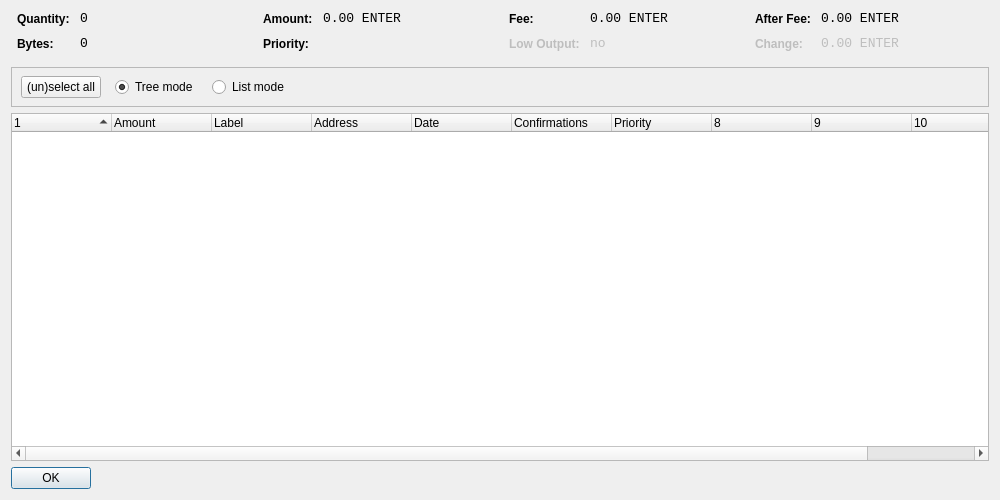
<?xml version="1.0" encoding="UTF-8"?>
<ui version="4.0">
 <class>CoinControlDialog</class>
 <widget class="QDialog" name="CoinControlDialog">
  <property name="geometry">
   <rect>
    <x>0</x>
    <y>0</y>
    <width>1000</width>
    <height>500</height>
   </rect>
  </property>
  <property name="windowTitle">
   <string>Coin Control</string>
  </property>
  <layout class="QVBoxLayout" name="verticalLayout">
   <item>
    <layout class="QHBoxLayout" name="horizontalLayoutTop" stretch="0,0,0,0">
     <property name="topMargin">
      <number>0</number>
     </property>
     <property name="bottomMargin">
      <number>10</number>
     </property>
     <item>
      <layout class="QFormLayout" name="formLayoutCoinControl1">
       <property name="horizontalSpacing">
        <number>10</number>
       </property>
       <property name="verticalSpacing">
        <number>10</number>
       </property>
       <property name="leftMargin">
        <number>6</number>
       </property>
       <property name="rightMargin">
        <number>6</number>
       </property>
       <item row="0" column="0">
        <widget class="QLabel" name="labelCoinControlQuantityText">
         <property name="styleSheet">
          <string notr="true">font-weight:bold;</string>
         </property>
         <property name="text">
          <string>Quantity:</string>
         </property>
        </widget>
       </item>
       <item row="0" column="1">
        <widget class="QLabel" name="labelCoinControlQuantity">
         <property name="font">
          <font>
           <family>Monospace</family>
           <pointsize>10</pointsize>
          </font>
         </property>
         <property name="cursor">
          <cursorShape>IBeamCursor</cursorShape>
         </property>
         <property name="contextMenuPolicy">
          <enum>Qt::ActionsContextMenu</enum>
         </property>
         <property name="text">
          <string notr="true">0</string>
         </property>
         <property name="textInteractionFlags">
          <set>Qt::LinksAccessibleByMouse|Qt::TextSelectableByKeyboard|Qt::TextSelectableByMouse</set>
         </property>
        </widget>
       </item>
       <item row="1" column="0">
        <widget class="QLabel" name="labelCoinControlBytesText">
         <property name="styleSheet">
          <string notr="true">font-weight:bold;</string>
         </property>
         <property name="text">
          <string>Bytes:</string>
         </property>
        </widget>
       </item>
       <item row="1" column="1">
        <widget class="QLabel" name="labelCoinControlBytes">
         <property name="font">
          <font>
           <family>Monospace</family>
           <pointsize>10</pointsize>
          </font>
         </property>
         <property name="cursor">
          <cursorShape>IBeamCursor</cursorShape>
         </property>
         <property name="contextMenuPolicy">
          <enum>Qt::ActionsContextMenu</enum>
         </property>
         <property name="text">
          <string notr="true">0</string>
         </property>
         <property name="textInteractionFlags">
          <set>Qt::LinksAccessibleByMouse|Qt::TextSelectableByKeyboard|Qt::TextSelectableByMouse</set>
         </property>
        </widget>
       </item>
      </layout>
     </item>
     <item>
      <layout class="QFormLayout" name="formLayoutCoinControl2">
       <property name="horizontalSpacing">
        <number>10</number>
       </property>
       <property name="verticalSpacing">
        <number>10</number>
       </property>
       <property name="leftMargin">
        <number>6</number>
       </property>
       <property name="rightMargin">
        <number>6</number>
       </property>
       <item row="0" column="0">
        <widget class="QLabel" name="labelCoinControlAmountText">
         <property name="styleSheet">
          <string notr="true">font-weight:bold;</string>
         </property>
         <property name="text">
          <string>Amount:</string>
         </property>
        </widget>
       </item>
       <item row="0" column="1">
        <widget class="QLabel" name="labelCoinControlAmount">
         <property name="font">
          <font>
           <family>Monospace</family>
           <pointsize>10</pointsize>
          </font>
         </property>
         <property name="cursor">
          <cursorShape>IBeamCursor</cursorShape>
         </property>
         <property name="contextMenuPolicy">
          <enum>Qt::ActionsContextMenu</enum>
         </property>
         <property name="text">
          <string notr="true">0.00 ENTER</string>
         </property>
         <property name="textInteractionFlags">
          <set>Qt::LinksAccessibleByMouse|Qt::TextSelectableByKeyboard|Qt::TextSelectableByMouse</set>
         </property>
        </widget>
       </item>
       <item row="1" column="0">
        <widget class="QLabel" name="labelCoinControlPriorityText">
         <property name="styleSheet">
          <string notr="true">font-weight:bold;</string>
         </property>
         <property name="text">
          <string>Priority:</string>
         </property>
        </widget>
       </item>
       <item row="1" column="1">
        <widget class="QLabel" name="labelCoinControlPriority">
         <property name="font">
          <font>
           <family>Monospace</family>
           <pointsize>10</pointsize>
          </font>
         </property>
         <property name="cursor">
          <cursorShape>IBeamCursor</cursorShape>
         </property>
         <property name="contextMenuPolicy">
          <enum>Qt::ActionsContextMenu</enum>
         </property>
         <property name="text">
          <string/>
         </property>
         <property name="textInteractionFlags">
          <set>Qt::LinksAccessibleByMouse|Qt::TextSelectableByKeyboard|Qt::TextSelectableByMouse</set>
         </property>
        </widget>
       </item>
      </layout>
     </item>
     <item>
      <layout class="QFormLayout" name="formLayoutCoinControl3">
       <property name="horizontalSpacing">
        <number>10</number>
       </property>
       <property name="verticalSpacing">
        <number>10</number>
       </property>
       <property name="leftMargin">
        <number>6</number>
       </property>
       <property name="rightMargin">
        <number>6</number>
       </property>
       <item row="0" column="0">
        <widget class="QLabel" name="labelCoinControlFeeText">
         <property name="styleSheet">
          <string notr="true">font-weight:bold;</string>
         </property>
         <property name="text">
          <string>Fee:</string>
         </property>
        </widget>
       </item>
       <item row="0" column="1">
        <widget class="QLabel" name="labelCoinControlFee">
         <property name="font">
          <font>
           <family>Monospace</family>
           <pointsize>10</pointsize>
          </font>
         </property>
         <property name="cursor">
          <cursorShape>IBeamCursor</cursorShape>
         </property>
         <property name="contextMenuPolicy">
          <enum>Qt::ActionsContextMenu</enum>
         </property>
         <property name="text">
          <string notr="true">0.00 ENTER</string>
         </property>
         <property name="textInteractionFlags">
          <set>Qt::LinksAccessibleByMouse|Qt::TextSelectableByKeyboard|Qt::TextSelectableByMouse</set>
         </property>
        </widget>
       </item>
       <item row="1" column="0">
        <widget class="QLabel" name="labelCoinControlLowOutputText">
         <property name="enabled">
          <bool>false</bool>
         </property>
         <property name="styleSheet">
          <string notr="true">font-weight:bold;</string>
         </property>
         <property name="text">
          <string>Low Output:</string>
         </property>
        </widget>
       </item>
       <item row="1" column="1">
        <widget class="QLabel" name="labelCoinControlLowOutput">
         <property name="enabled">
          <bool>false</bool>
         </property>
         <property name="font">
          <font>
           <family>Monospace</family>
           <pointsize>10</pointsize>
          </font>
         </property>
         <property name="cursor">
          <cursorShape>IBeamCursor</cursorShape>
         </property>
         <property name="contextMenuPolicy">
          <enum>Qt::ActionsContextMenu</enum>
         </property>
         <property name="text">
          <string notr="true">no</string>
         </property>
         <property name="textInteractionFlags">
          <set>Qt::LinksAccessibleByMouse|Qt::TextSelectableByKeyboard|Qt::TextSelectableByMouse</set>
         </property>
        </widget>
       </item>
      </layout>
     </item>
     <item>
      <layout class="QFormLayout" name="formLayoutCoinControl4">
       <property name="horizontalSpacing">
        <number>10</number>
       </property>
       <property name="verticalSpacing">
        <number>10</number>
       </property>
       <property name="leftMargin">
        <number>6</number>
       </property>
       <property name="rightMargin">
        <number>6</number>
       </property>
       <item row="0" column="0">
        <widget class="QLabel" name="labelCoinControlAfterFeeText">
         <property name="styleSheet">
          <string notr="true">font-weight:bold;</string>
         </property>
         <property name="text">
          <string>After Fee:</string>
         </property>
        </widget>
       </item>
       <item row="0" column="1">
        <widget class="QLabel" name="labelCoinControlAfterFee">
         <property name="font">
          <font>
           <family>Monospace</family>
           <pointsize>10</pointsize>
          </font>
         </property>
         <property name="cursor">
          <cursorShape>IBeamCursor</cursorShape>
         </property>
         <property name="contextMenuPolicy">
          <enum>Qt::ActionsContextMenu</enum>
         </property>
         <property name="text">
          <string notr="true">0.00 ENTER</string>
         </property>
         <property name="textInteractionFlags">
          <set>Qt::LinksAccessibleByMouse|Qt::TextSelectableByKeyboard|Qt::TextSelectableByMouse</set>
         </property>
        </widget>
       </item>
       <item row="1" column="0">
        <widget class="QLabel" name="labelCoinControlChangeText">
         <property name="enabled">
          <bool>false</bool>
         </property>
         <property name="styleSheet">
          <string notr="true">font-weight:bold;</string>
         </property>
         <property name="text">
          <string>Change:</string>
         </property>
        </widget>
       </item>
       <item row="1" column="1">
        <widget class="QLabel" name="labelCoinControlChange">
         <property name="enabled">
          <bool>false</bool>
         </property>
         <property name="font">
          <font>
           <family>Monospace</family>
           <pointsize>10</pointsize>
          </font>
         </property>
         <property name="cursor">
          <cursorShape>IBeamCursor</cursorShape>
         </property>
         <property name="contextMenuPolicy">
          <enum>Qt::ActionsContextMenu</enum>
         </property>
         <property name="text">
          <string notr="true">0.00 ENTER</string>
         </property>
         <property name="textInteractionFlags">
          <set>Qt::LinksAccessibleByMouse|Qt::TextSelectableByKeyboard|Qt::TextSelectableByMouse</set>
         </property>
        </widget>
       </item>
      </layout>
     </item>
    </layout>
   </item>
   <item>
    <widget class="QFrame" name="frame">
     <property name="minimumSize">
      <size>
       <width>0</width>
       <height>40</height>
      </size>
     </property>
     <property name="frameShape">
      <enum>QFrame::StyledPanel</enum>
     </property>
     <property name="frameShadow">
      <enum>QFrame::Sunken</enum>
     </property>
     <widget class="QWidget" name="horizontalLayoutWidget">
      <property name="geometry">
       <rect>
        <x>10</x>
        <y>0</y>
        <width>781</width>
        <height>41</height>
       </rect>
      </property>
      <layout class="QHBoxLayout" name="horizontalLayoutPanel" stretch="0,0,0,0,0">
       <property name="spacing">
        <number>14</number>
       </property>
       <item>
        <widget class="QPushButton" name="pushButtonSelectAll">
         <property name="sizePolicy">
          <sizepolicy hsizetype="Maximum" vsizetype="Fixed">
           <horstretch>0</horstretch>
           <verstretch>0</verstretch>
          </sizepolicy>
         </property>
         <property name="text">
          <string>(un)select all</string>
         </property>
        </widget>
       </item>
       <item>
        <widget class="QRadioButton" name="radioTreeMode">
         <property name="sizePolicy">
          <sizepolicy hsizetype="Maximum" vsizetype="Fixed">
           <horstretch>0</horstretch>
           <verstretch>0</verstretch>
          </sizepolicy>
         </property>
         <property name="text">
          <string>Tree mode</string>
         </property>
         <property name="checked">
          <bool>true</bool>
         </property>
        </widget>
       </item>
       <item>
        <widget class="QRadioButton" name="radioListMode">
         <property name="sizePolicy">
          <sizepolicy hsizetype="Maximum" vsizetype="Fixed">
           <horstretch>0</horstretch>
           <verstretch>0</verstretch>
          </sizepolicy>
         </property>
         <property name="text">
          <string>List mode</string>
         </property>
        </widget>
       </item>
       <item>
        <spacer name="horizontalSpacer">
         <property name="orientation">
          <enum>Qt::Horizontal</enum>
         </property>
         <property name="sizeHint" stdset="0">
          <size>
           <width>40</width>
           <height>20</height>
          </size>
         </property>
        </spacer>
       </item>
      </layout>
     </widget>
    </widget>
   </item>
   <item>
    <widget class="CoinControlTreeWidget" name="treeWidget">
     <property name="contextMenuPolicy">
      <enum>Qt::CustomContextMenu</enum>
     </property>
     <property name="sortingEnabled">
      <bool>false</bool>
     </property>
     <property name="columnCount">
      <number>11</number>
     </property>
     <attribute name="headerShowSortIndicator" stdset="0">
      <bool>true</bool>
     </attribute>
     <attribute name="headerStretchLastSection">
      <bool>false</bool>
     </attribute>
     <column>
      <property name="text">
       <string/>
      </property>
     </column>
     <column>
      <property name="text">
       <string>Amount</string>
      </property>
     </column>
     <column>
      <property name="text">
       <string>Label</string>
      </property>
     </column>
     <column>
      <property name="text">
       <string>Address</string>
      </property>
     </column>
     <column>
      <property name="text">
       <string>Date</string>
      </property>
     </column>
     <column>
      <property name="text">
       <string>Confirmations</string>
      </property>
      <property name="toolTip">
       <string>Confirmed</string>
      </property>
     </column>
     <column>
      <property name="text">
       <string>Priority</string>
      </property>
     </column>
     <column>
      <property name="text">
       <string/>
      </property>
     </column>
     <column>
      <property name="text">
       <string/>
      </property>
     </column>
     <column>
      <property name="text">
       <string/>
      </property>
     </column>
     <column>
      <property name="text">
       <string/>
      </property>
     </column>
    </widget>
   </item>
   <item>
    <widget class="QDialogButtonBox" name="buttonBox">
     <property name="sizePolicy">
      <sizepolicy hsizetype="Maximum" vsizetype="Fixed">
       <horstretch>0</horstretch>
       <verstretch>0</verstretch>
      </sizepolicy>
     </property>
     <property name="orientation">
      <enum>Qt::Horizontal</enum>
     </property>
     <property name="standardButtons">
      <set>QDialogButtonBox::Ok</set>
     </property>
    </widget>
   </item>
  </layout>
 </widget>
 <customwidgets>
  <customwidget>
   <class>CoinControlTreeWidget</class>
   <extends>QTreeWidget</extends>
   <header>coincontroltreewidget.h</header>
  </customwidget>
 </customwidgets>
 <resources/>
 <connections/>
</ui>
